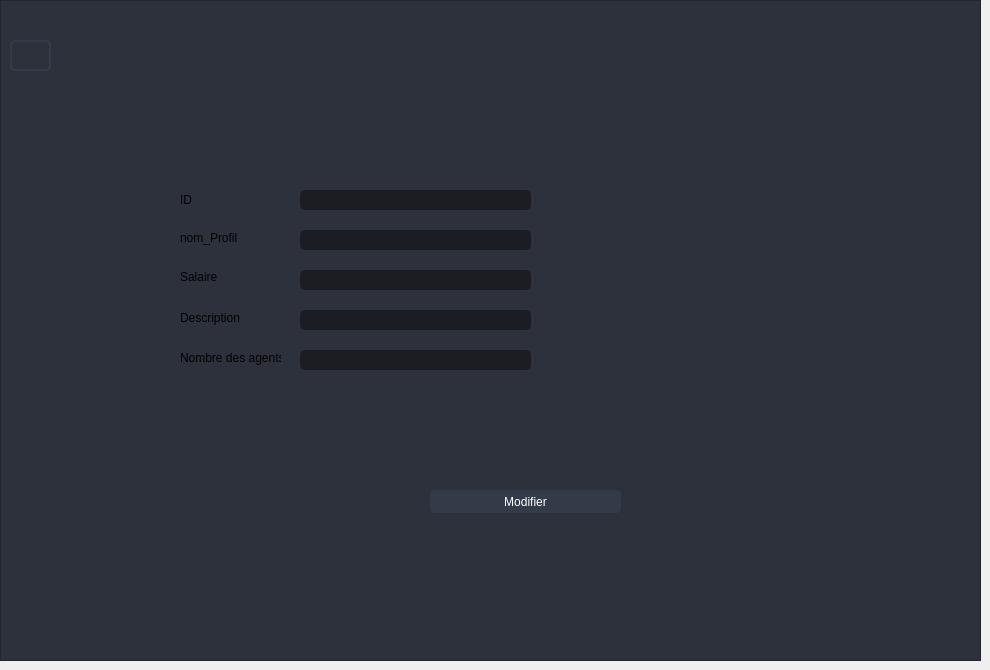
                    <widget class="QWidget" name="tab_4">
                     <attribute name="title">
                      <string>Modifier profil</string>
                     </attribute>
                     <widget class="QFrame" name="frame_5">
                      <property name="geometry">
                       <rect>
                        <x>0</x>
                        <y>0</y>
                        <width>981</width>
                        <height>661</height>
                       </rect>
                      </property>
                      <property name="styleSheet">
                       <string notr="true">background-color: rgb(44, 49, 60);</string>
                      </property>
                      <property name="frameShape">
                       <enum>QFrame::StyledPanel</enum>
                      </property>
                      <property name="frameShadow">
                       <enum>QFrame::Raised</enum>
                      </property>
                      <widget class="QLineEdit" name="nomp_m">
                       <property name="geometry">
                        <rect>
                         <x>300</x>
                         <y>230</y>
                         <width>231</width>
                         <height>20</height>
                        </rect>
                       </property>
                       <property name="styleSheet">
                        <string notr="true">QLineEdit {
	background-color: rgb(27, 29, 35);
	border-radius: 5px;
	border: 2px solid rgb(27, 29, 35);
	padding-left: 10px;
}
QLineEdit:hover {
	border: 2px solid rgb(64, 71, 88);
}
QLineEdit:focus {
	border: 2px solid rgb(91, 101, 124);
}</string>
                       </property>
                      </widget>
                      <widget class="QLineEdit" name="descriptionp_m">
                       <property name="geometry">
                        <rect>
                         <x>300</x>
                         <y>310</y>
                         <width>231</width>
                         <height>20</height>
                        </rect>
                       </property>
                       <property name="styleSheet">
                        <string notr="true">QLineEdit {
	background-color: rgb(27, 29, 35);
	border-radius: 5px;
	border: 2px solid rgb(27, 29, 35);
	padding-left: 10px;
}
QLineEdit:hover {
	border: 2px solid rgb(64, 71, 88);
}
QLineEdit:focus {
	border: 2px solid rgb(91, 101, 124);
}</string>
                       </property>
                      </widget>
                      <widget class="QLabel" name="label_14">
                       <property name="geometry">
                        <rect>
                         <x>180</x>
                         <y>190</y>
                         <width>141</width>
                         <height>20</height>
                        </rect>
                       </property>
                       <property name="text">
                        <string>ID</string>
                       </property>
                      </widget>
                      <widget class="QLineEdit" name="nbagentsp_m">
                       <property name="geometry">
                        <rect>
                         <x>300</x>
                         <y>350</y>
                         <width>231</width>
                         <height>20</height>
                        </rect>
                       </property>
                       <property name="styleSheet">
                        <string notr="true">QLineEdit {
	background-color: rgb(27, 29, 35);
	border-radius: 5px;
	border: 2px solid rgb(27, 29, 35);
	padding-left: 10px;
}
QLineEdit:hover {
	border: 2px solid rgb(64, 71, 88);
}
QLineEdit:focus {
	border: 2px solid rgb(91, 101, 124);
}</string>
                       </property>
                      </widget>
                      <widget class="QPushButton" name="modifier_profil">
                       <property name="geometry">
                        <rect>
                         <x>430</x>
                         <y>490</y>
                         <width>191</width>
                         <height>23</height>
                        </rect>
                       </property>
                       <property name="styleSheet">
                        <string notr="true">QPushButton {
	color: rgb(255, 255, 255);
	border: 2px solid rgb(52, 59, 72);
	font: 9pt &quot;Segoe UI&quot;;
	border-radius: 5px;	
	background-color: rgb(52, 59, 72);
}
QPushButton:hover {
	background-color: rgb(57, 65, 80);
	border: 2px solid rgb(61, 70, 86);
	background-image: url(:/16x16/icons/16x16/cil-equalizer.png);
	background-position: right center;
    background-repeat: no-repeat;
}
QPushButton:pressed {	
	background-color: rgb(35, 40, 49);
	border: 2px solid rgb(43, 50, 61);
}</string>
                       </property>
                       <property name="text">
                        <string>Modifier</string>
                       </property>
                      </widget>
                      <widget class="QLineEdit" name="IDp_m">
                       <property name="geometry">
                        <rect>
                         <x>300</x>
                         <y>190</y>
                         <width>231</width>
                         <height>20</height>
                        </rect>
                       </property>
                       <property name="styleSheet">
                        <string notr="true">QLineEdit {
	background-color: rgb(27, 29, 35);
	border-radius: 5px;
	border: 2px solid rgb(27, 29, 35);
	padding-left: 10px;
}
QLineEdit:hover {
	border: 2px solid rgb(64, 71, 88);
}
QLineEdit:focus {
	border: 2px solid rgb(91, 101, 124);
}</string>
                       </property>
                      </widget>
                      <widget class="QLineEdit" name="salairep_m">
                       <property name="geometry">
                        <rect>
                         <x>300</x>
                         <y>270</y>
                         <width>231</width>
                         <height>20</height>
                        </rect>
                       </property>
                       <property name="styleSheet">
                        <string notr="true">QLineEdit {
	background-color: rgb(27, 29, 35);
	border-radius: 5px;
	border: 2px solid rgb(27, 29, 35);
	padding-left: 10px;
}
QLineEdit:hover {
	border: 2px solid rgb(64, 71, 88);
}
QLineEdit:focus {
	border: 2px solid rgb(91, 101, 124);
}</string>
                       </property>
                      </widget>
                      <widget class="QLabel" name="label_15">
                       <property name="geometry">
                        <rect>
                         <x>180</x>
                         <y>230</y>
                         <width>61</width>
                         <height>16</height>
                        </rect>
                       </property>
                       <property name="text">
                        <string>nom_Profil</string>
                       </property>
                      </widget>
                      <widget class="QLabel" name="label_16">
                       <property name="geometry">
                        <rect>
                         <x>180</x>
                         <y>310</y>
                         <width>81</width>
                         <height>16</height>
                        </rect>
                       </property>
                       <property name="text">
                        <string>Description</string>
                       </property>
                      </widget>
                      <widget class="QLabel" name="label_17">
                       <property name="geometry">
                        <rect>
                         <x>180</x>
                         <y>270</y>
                         <width>47</width>
                         <height>14</height>
                        </rect>
                       </property>
                       <property name="text">
                        <string>Salaire</string>
                       </property>
                      </widget>
                      <widget class="QLabel" name="label_18">
                       <property name="geometry">
                        <rect>
                         <x>180</x>
                         <y>350</y>
                         <width>101</width>
                         <height>16</height>
                        </rect>
                       </property>
                       <property name="text">
                        <string>Nombre des agents</string>
                       </property>
                      </widget>
                      <widget class="QLabel" name="mp1">
                       <property name="geometry">
                        <rect>
                         <x>540</x>
                         <y>190</y>
                         <width>21</width>
                         <height>21</height>
                        </rect>
                       </property>
                       <property name="text">
                        <string/>
                       </property>
                      </widget>
                      <widget class="QLabel" name="mp2">
                       <property name="geometry">
                        <rect>
                         <x>540</x>
                         <y>230</y>
                         <width>21</width>
                         <height>21</height>
                        </rect>
                       </property>
                       <property name="text">
                        <string/>
                       </property>
                      </widget>
                      <widget class="QLabel" name="mp3">
                       <property name="geometry">
                        <rect>
                         <x>540</x>
                         <y>270</y>
                         <width>21</width>
                         <height>21</height>
                        </rect>
                       </property>
                       <property name="text">
                        <string/>
                       </property>
                      </widget>
                      <widget class="QLabel" name="mp4">
                       <property name="geometry">
                        <rect>
                         <x>540</x>
                         <y>310</y>
                         <width>21</width>
                         <height>21</height>
                        </rect>
                       </property>
                       <property name="text">
                        <string/>
                       </property>
                      </widget>
                      <widget class="QLabel" name="mp5">
                       <property name="geometry">
                        <rect>
                         <x>540</x>
                         <y>350</y>
                         <width>21</width>
                         <height>21</height>
                        </rect>
                       </property>
                       <property name="text">
                        <string/>
                       </property>
                      </widget>
                      <widget class="QPushButton" name="pushButton_17">
                       <property name="geometry">
                        <rect>
                         <x>10</x>
                         <y>40</y>
                         <width>41</width>
                         <height>31</height>
                        </rect>
                       </property>
                       <property name="styleSheet">
                        <string notr="true">QPushButton {
	color: rgb(255, 255, 255);
	border: 2px solid rgb(52, 59, 72);
	font: 9pt &quot;Segoe UI&quot;;
	border-radius: 5px;	
	background-color: rgb(52, 59, 72,0%);
image: url(:/16x16/icons/16x16/cil-arrow-circle-left.png);
}
QPushButton:hover {
	background-color: rgb(57, 65, 80);
	border: 2px solid rgb(61, 70, 86);
}
QPushButton:pressed {	
	background-color: rgb(35, 40, 49);
	border: 2px solid rgb(43, 50, 61);
}</string>
                       </property>
                       <property name="text">
                        <string/>
                       </property>
                      </widget>
                     </widget>
                    </widget>
